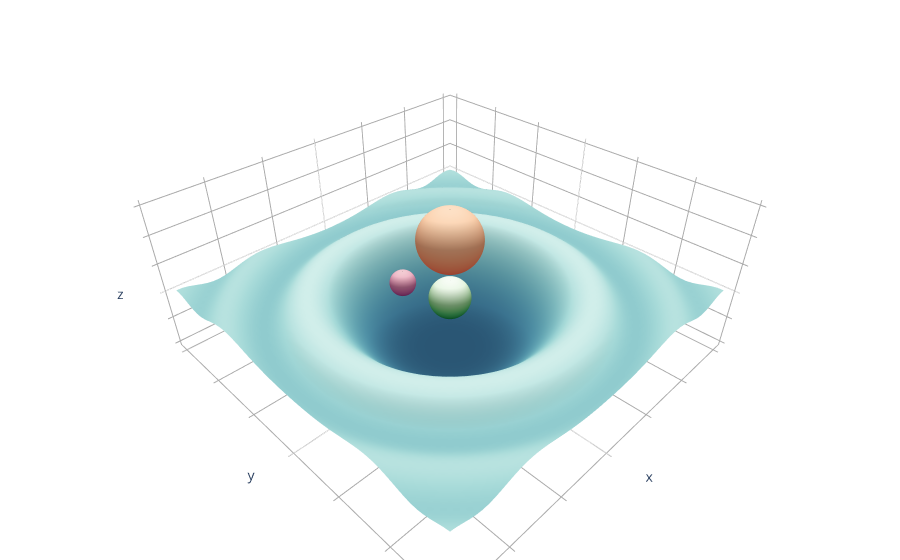

The code cell stored with this chart in its notebook:
### Markdown cell above
$$
\begin{align}
\text{Blue Waves} &: -\frac{\sin(x^2+y^2)}{x^2+y^2} \\
\text{Orange Sphere} &: x^2 + y^2 + (z-1)^2 - (0.5)^2 = 0 \\
\text{Green Sphere} &: (x-0.5)^2 + (y-0.5)^2 + (z-0.5)^2 - (0.3)^2 = 0 \\
\text{Purple Sphere} &: (x-0.5)^2 + (y+0.5)^2 + (z-0.25)^2 - (0.2)^2 = 0
\end{align}
$$

### Code cell
# Blue Waves
x1_axis = np.arange(-3, 3, 0.1)
y1_axis = np.arange(-3, 3, 0.1)
x1_mesh, y1_mesh = np.meshgrid(x1_axis, y1_axis)
z1_mesh = -np.sin(x1_mesh**2+y1_mesh**2)/(x1_mesh**2+y1_mesh**2)

# Orange Sphere
theta_axis = np.linspace(0, 2*np.pi, 100)
phi_axis = np.linspace(0, np.pi, 100)
theta_mesh, phi_mesh = np.meshgrid(theta_axis, phi_axis)
x2_mesh = 0.5*np.cos(theta_mesh)*np.sin(phi_mesh)
y2_mesh = 0.5*np.sin(theta_mesh)*np.sin(phi_mesh)
z2_mesh = 0.5*np.cos(phi_mesh) + 1

# Green Sphere
x3_mesh = 0.3*np.cos(theta_mesh)*np.sin(phi_mesh) + 0.5
y3_mesh = 0.3*np.sin(theta_mesh)*np.sin(phi_mesh) + 0.5
z3_mesh = 0.3*np.cos(phi_mesh) + 0.5

# Purple Sphere
x4_mesh = 0.2*np.cos(theta_mesh)*np.sin(phi_mesh) + 0.5
y4_mesh = 0.2*np.sin(theta_mesh)*np.sin(phi_mesh) - 0.5
z4_mesh = 0.2*np.cos(phi_mesh) + 0.25

# plot meshes
fig = plot_3d([
    [x1_mesh, y1_mesh, z1_mesh],
    [x2_mesh, y2_mesh, z2_mesh],
    [x3_mesh, y3_mesh, z3_mesh],
    [x4_mesh, y4_mesh, z4_mesh]
])

fig.show()

### Figure 1 — Plotly figure (JSON) as saved in the notebook; plotly's stock layout.template omitted (floating-point values rounded to 4 significant figures; data arrays with more than 128 entries replaced by an {"elided": "..."} marker saying what was removed)
{"data": [{"colorscale": [[0, "rgb(209, 238, 234)"], [0.1667, "rgb(168, 219, 217)"], [0.3333, "rgb(133, 196, 201)"], [0.5, "rgb(104, 171, 184)"], [0.6667, "rgb(79, 144, 166)"], [0.8333, "rgb(59, 115, 143)"], [1, "rgb(42, 86, 116)"]], "contours": {"x": {"highlight": false, "show": false}, "y": {"highlight": false, "show": false}, "z": {"highlight": false, "show": false}}, "hovertemplate": "(%{x:.2f}, %{y:.2f}, %{z:.2f})<extra></extra>", "lighting": {"ambient": 0.65, "diffuse": 0.5, "roughness": 0.5, "specular": 0}, "opacity": 1, "reversescale": true, "showscale": false, "type": "surface", "x": {"elided": "60x60 float values"}, "y": {"elided": "60x60 float values"}, "z": {"elided": "60x60 float values"}}, {"colorscale": [[0, "rgb(253, 224, 197)"], [0.1667, "rgb(250, 203, 166)"], [0.3333, "rgb(248, 181, 139)"], [0.5, "rgb(245, 158, 114)"], [0.6667, "rgb(242, 133, 93)"], [0.8333, "rgb(239, 106, 76)"], [1, "rgb(235, 74, 64)"]], "contours": {"x": {"highlight": false, "show": false}, "y": {"highlight": false, "show": false}, "z": {"highlight": false, "show": false}}, "hovertemplate": "(%{x:.2f}, %{y:.2f}, %{z:.2f})<extra></extra>", "lighting": {"ambient": 0.65, "diffuse": 0.5, "roughness": 0.5, "specular": 0}, "opacity": 1, "reversescale": true, "showscale": false, "type": "surface", "x": {"elided": "100x100 float values"}, "y": {"elided": "100x100 float values"}, "z": {"elided": "100x100 float values"}}, {"colorscale": [[0, "rgb(247,252,245)"], [0.125, "rgb(229,245,224)"], [0.25, "rgb(199,233,192)"], [0.375, "rgb(161,217,155)"], [0.5, "rgb(116,196,118)"], [0.625, "rgb(65,171,93)"], [0.75, "rgb(35,139,69)"], [0.875, "rgb(0,109,44)"], [1, "rgb(0,68,27)"]], "contours": {"x": {"highlight": false, "show": false}, "y": {"highlight": false, "show": false}, "z": {"highlight": false, "show": false}}, "hovertemplate": "(%{x:.2f}, %{y:.2f}, %{z:.2f})<extra></extra>", "lighting": {"ambient": 0.65, "diffuse": 0.5, "roughness": 0.5, "specular": 0}, "opacity": 1, "reversescale": true, "showscale": false, "type": "surface", "x": {"elided": "100x100 float values"}, "y": {"elided": "100x100 float values"}, "z": {"elided": "100x100 float values"}}, {"colorscale": [[0, "rgb(243, 203, 211)"], [0.1667, "rgb(234, 169, 189)"], [0.3333, "rgb(221, 136, 172)"], [0.5, "rgb(202, 105, 157)"], [0.6667, "rgb(177, 77, 142)"], [0.8333, "rgb(145, 53, 125)"], [1, "rgb(108, 33, 103)"]], "contours": {"x": {"highlight": false, "show": false}, "y": {"highlight": false, "show": false}, "z": {"highlight": false, "show": false}}, "hovertemplate": "(%{x:.2f}, %{y:.2f}, %{z:.2f})<extra></extra>", "lighting": {"ambient": 0.65, "diffuse": 0.5, "roughness": 0.5, "specular": 0}, "opacity": 1, "reversescale": true, "showscale": false, "type": "surface", "x": {"elided": "100x100 float values"}, "y": {"elided": "100x100 float values"}, "z": {"elided": "100x100 float values"}}], "layout": {"hoverlabel": {"align": "right"}, "margin": {"b": 0, "l": 0, "r": 0, "t": 0}, "scene": {"xaxis": {"backgroundcolor": "rgb(255, 255, 255)", "gridcolor": "rgb(170,170,170)", "showspikes": false, "showticklabels": false, "title": {"text": "x"}, "zerolinecolor": "rgb(255,255,255)"}, "yaxis": {"backgroundcolor": "rgb(255, 255, 255)", "gridcolor": "rgb(170,170,170)", "showspikes": false, "showticklabels": false, "title": {"text": "y"}, "zerolinecolor": "rgb(255,255,255)"}, "zaxis": {"backgroundcolor": "rgb(255, 255, 255)", "gridcolor": "rgb(170,170,170)", "showspikes": false, "showticklabels": false, "title": {"text": "z"}, "zerolinecolor": "rgb(255,255,255)"}}}}
